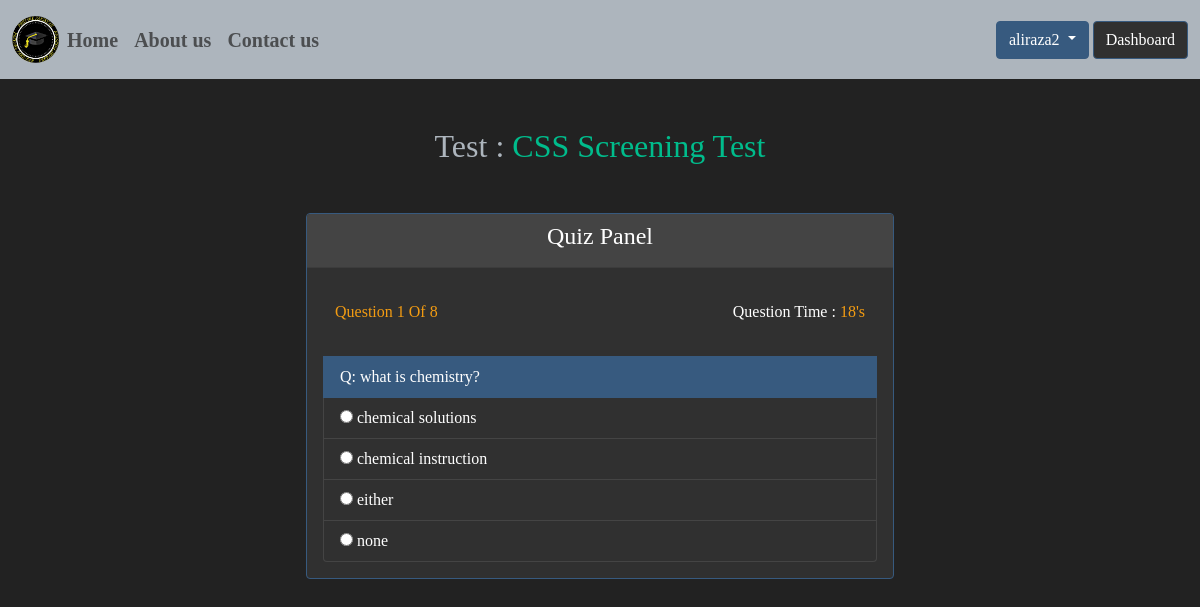
/fullpaper-test-panel.php?test_id=39&&question_no=1 (signed in), run on the app's committed database.
### tables this page shows
CREATE TABLE `users` (
  `id` int(5) NOT NULL,
  `username` varchar(50) NOT NULL,
  `fullname` varchar(255) NOT NULL,
  `email` varchar(200) NOT NULL,
  `password` varchar(64) NOT NULL,
  `type` int(2) NOT NULL,
  `phone` varchar(100) NOT NULL,
  `bio` varchar(500) NOT NULL,
  `street` varchar(500) NOT NULL,
  `city` varchar(100) NOT NULL,
  `state` varchar(20) NOT NULL,
  `zipcode` varchar(20) NOT NULL,
  `token` varchar(500) NOT NULL
);

CREATE TABLE `tests` (
  `id` int(20) NOT NULL,
  `name` varchar(255) NOT NULL,
  `test_file` varchar(255) NOT NULL,
  `user_id` int(20) NOT NULL
);

CREATE TABLE `questions` (
  `id` int(20) NOT NULL,
  `question` varchar(255) NOT NULL,
  `option1` varchar(50) NOT NULL,
  `option2` varchar(50) NOT NULL,
  `option3` varchar(50) NOT NULL,
  `option4` varchar(50) NOT NULL,
  `correct_answer` varchar(50) NOT NULL,
  `quiz_id` int(20) NOT NULL,
  `user_id` int(20) NOT NULL
);

### fullpaper-test-panel.php (the view, shortened to what this page needs)
<?php
include "database/connection.php";
if (isset($_SESSION['loggedIn'])) {
    $session_email = $_SESSION['loggedIn'];
    $user_query = "SELECT * FROM users WHERE email = '$session_email'";
    $user_result = mysqli_query($conn, $user_query);
    $user_data = mysqli_fetch_assoc($user_result);
    $db_type = $user_data['type'];
    if ($db_type == 1) {
?>
        <!DOCTYPE html>
        <html lang="en">
        <head>
            <link rel="stylesheet" href="css/bootstrap.min.css">
            <link rel="stylesheet" href="css/userDashboard.css">
            <link rel="stylesheet" href="https://cdn.jsdelivr.net/npm/bootstrap-icons@1.5.0/font/bootstrap-icons.css">
        </head>
        <body>
            <?php include "includes/header.php"; ?>
            <div class="container-fluid">
                <?php
                $question_count = $_REQUEST['question_no'];
                if (isset($_GET['test_id'])) {
                    $test_id = $_GET['test_id'];
                    $sql_test = mysqli_query($conn, "SELECT * FROM tests WHERE id = '$test_id'");
                    $fetch_test_name = mysqli_fetch_assoc($sql_test)['name'];
                ?>
                    <h3 class="text-light text-center m-5">Test : <span class="text-success"><?php echo $fetch_test_name; ?></span></h3>
                    <div class="card border-primary m-auto" style="width:50%">
                        <div class="card-header text-center">
                            <h4>Quiz Panel</h4>
                        </div>
                        <div class="card-body">
                            <?php
                            $ques = [0];
                            $total_no_questions = 0;
                            $sql_subjects = mysqli_query($conn, "SELECT * FROM subjects WHERE test_id = '$test_id'");
                            while ($sql_subjects_result = mysqli_fetch_assoc($sql_subjects)) {
                                $sql_chapters = mysqli_query($conn, "SELECT * FROM chapters WHERE subject_id = '$sql_subjects_result[id]'");
                                while ($sql_chapters_result = mysqli_fetch_assoc($sql_chapters)) {
                                    $sql_quizes = mysqli_query($conn, "SELECT * FROM quizes WHERE chapter_id = '$sql_chapters_result[id]'");
                                    while ($sql_quizes_result = mysqli_fetch_assoc($sql_quizes)) {
                                        $questions = mysqli_query($conn, "SELECT * FROM questions WHERE quiz_id = '$sql_quizes_result[id]' ORDER BY RAND() LIMIT 5");
                                        $total_no_questions = $total_no_questions +  mysqli_num_rows($questions);
                                        while ($q = mysqli_fetch_assoc($questions)) {
                                            $ques[] = $q;
                                        }
                                    }
                                }
                            }
                            ?>
                            <form action="" method="post">
                                <div class="list-group">
                                    <br>
                                    <div class="container d-flex justify-content-between">
                                        <div>
                                            <span class="text-warning" style="position: relative;top:-2rem;"><br>Question <?php echo $question_count . " Of " . $total_no_questions ?></span>
                                        </div>
                                        <div>
                                            <span style="position: relative;top:-0.5rem">
                                                Question Time : <span class="text-warning" id="question_timer"></span>
                                            </span>
                                        </div>
                                    </div>
                                    <span class="list-group-item list-group-item-action active">Q: <?php echo $ques[$question_count]['question'] ?></span>
                                    <span class="list-group-item list-group-item-action"><input type="radio" name="options" class="options" value="<?php echo $ques[$question_count]['option1'] ?>" /> <?php echo $ques[$question_count]['option1'] ?></span>
                                    <span class="list-group-item list-group-item-action"><input type="radio" name="options" class="options" value="<?php echo $ques[$question_count]['option2'] ?>" /> <?php echo $ques[$question_count]['option2'] ?></span>
                                    <span class="list-group-item list-group-item-action"><input type="radio" name="options" class="options" value="<?php echo $ques[$question_count]['option3'] ?>" /> <?php echo $ques[$question_count]['option3'] ?></span>
                                    <span class="list-group-item list-group-item-action"><input type="radio" name="options" class="options" value="<?php echo $ques[$question_count]['option4'] ?>" /> <?php echo $ques[$question_count]['option4'] ?></span>
                                </div>
                            </form>
                        </div>
                    </div>
                <?php
                }
                ?>
            </div>
        </body>
        </html>
<?php
    } else {
        header("Location: admin-dashboard.php");
    }
} else {
    header("Location: login-form.php");
}
?>

### includes/header.php (shortened to what this page needs)
<?php
include "database/connection.php";
?>
<link rel="stylesheet" href="../css/header.css">
<nav class="navbar navbar-expand-lg navbar-light bg-light" style="font-weight:bold">
  <div class="container-fluid">
    <img src="images/logo.png" alt="Logo is here" width="4%">
    <?php
    if (isset($_SESSION['loggedIn'])) {
      $sql_user = mysqli_query($conn, "SELECT * FROM users WHERE email = '$_SESSION[loggedIn]'");
      $fetch_data = mysqli_fetch_assoc($sql_user);
      if ($fetch_data['type'] == 1) {
    ?>
        <div class="collapse navbar-collapse" id="navbarColor01">
          <ul class="navbar-nav me-auto float-right">
            <li class="nav-item">
              <a class="nav-link" href="/prepare-pakistan">Home
              </a>
            </li>
            <li class="nav-item">
              <a class="nav-link" href="about-us.php">About us</a>
            </li>
            <li class="nav-item">
              <a class="nav-link" href="contact-us.php">Contact us</a>
            </li>
          </ul>
        </div>
      <?php
      } else {
        echo "";
      }
    }
    ?>
    <div class="auth">
      <?php
      if (isset($_SESSION['loggedIn'])) {
      ?>
        <div class="dropdown mr-5">
          <button class="btn btn-primary dropdown-toggle" type="button" id="dropdownMenuButton" data-toggle="dropdown" aria-haspopup="true" aria-expanded="false">
            <?php
            echo $fetch_username = $fetch_data['username'];
            ?>
          </button>
          <a href="user-dashboard.php" class="btn btn-primary bg-dark text-ligh" type="button">Dashboard</a>
        </div>
      <?php
      }
      ?>
    </div>
  </div>
</nav>

### css/userDashboard.css (style rules this page uses)
* { padding:0; margin:0; font-family: montserrat; }
body { background-color: #222222; }

### css/header.css (style rules this page uses)
.auth { float: right; }

### fullpaper-test-panel.php (style rules this page uses)
body { overflow-x: hidden; }

### includes/header.php (style rules this page uses)
.nav-link { font-size: 20px; }

### data on the page
users: username "aliraza2"
tests: name "CSS Screening Test"
questions: question "what is chemistry?", option1 "chemical solutions", option2 "chemical instruction", option3 "either", option4 "none"

### other printed values
$question_count "1"
$total_no_questions "8"
